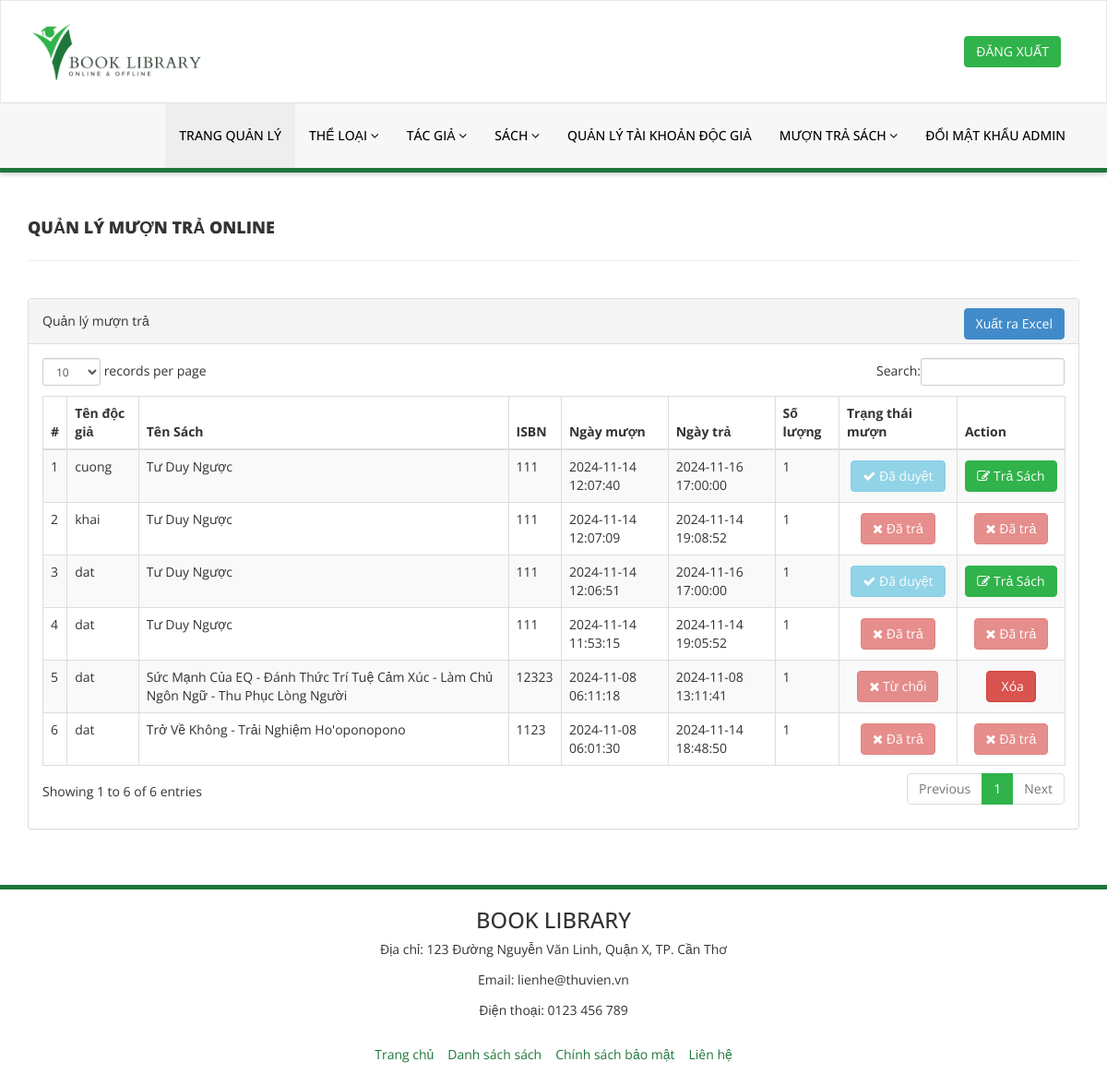
Before: /admin/manage-issued-books-online.php (signed in) with the older database file.
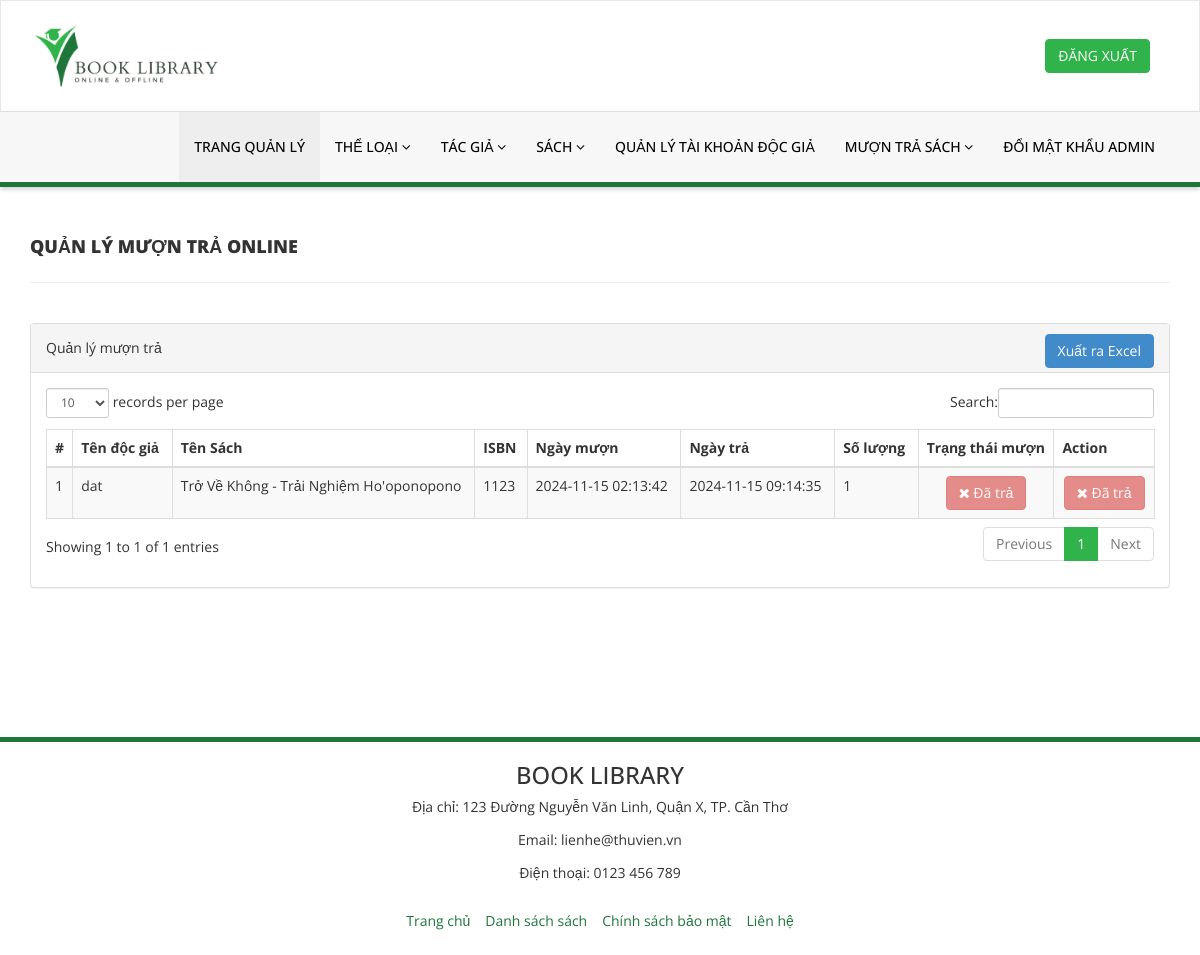
After: the same page with the newer database file.
### tables this page shows
CREATE TABLE `ctmuontra` (
  `id` int NOT NULL,
  `BookId` int NOT NULL,
  `ReaderId` int NOT NULL,
  `IssuesDate` timestamp NOT NULL DEFAULT CURRENT_TIMESTAMP,
  `ReturnDate` timestamp NULL DEFAULT NULL ON UPDATE CURRENT_TIMESTAMP,
  `QuantityBorrow` int NOT NULL,
  `Method` tinyint NOT NULL,
  `BorrowStatus` tinyint DEFAULT NULL
);

CREATE TABLE `docgia` (
  `id` int NOT NULL,
  `FullName` varchar(100) DEFAULT NULL,
  `EmailId` varchar(100) DEFAULT NULL,
  `MobileNumber` char(11) DEFAULT NULL,
  `Password` varchar(255) DEFAULT NULL,
  `Status` tinyint DEFAULT NULL,
  `RegDate` timestamp NULL DEFAULT CURRENT_TIMESTAMP,
  `UpdationDate` timestamp NULL DEFAULT NULL ON UPDATE CURRENT_TIMESTAMP
);

CREATE TABLE `sach` (
  `id` int NOT NULL,
  `BookName` varchar(255) DEFAULT NULL,
  `CatId` int DEFAULT NULL,
  `AuthorId` int DEFAULT NULL,
  `ISBNNumber` int DEFAULT NULL,
  `BookPrice` decimal(10,2) DEFAULT NULL,
  `RegDate` timestamp NULL DEFAULT CURRENT_TIMESTAMP,
  `updationDate` timestamp NULL DEFAULT CURRENT_TIMESTAMP ON UPDATE CURRENT_TIMESTAMP,
  `Image` varchar(255) DEFAULT NULL,
  `Quantity` int NOT NULL,
  `Stock` int NOT NULL,
  `Method` tinyint NOT NULL
);

### admin/manage-issued-books-online.php (the view, shortened to what this page needs)
<?php
include('includes/config.php');
if (strlen($_SESSION['alogin']) == 0) {
    header("location:../adminlogin.php");
    exit();
} else {
?>
    <!DOCTYPE html>
    <html xmlns="http://www.w3.org/1999/xhtml">
    <head>
        <link href="assets/css/bootstrap.css" rel="stylesheet" />
        <link href="assets/css/font-awesome.css" rel="stylesheet" />
        <link href="assets/js/dataTables/dataTables.bootstrap.css" rel="stylesheet" />
        <link href="assets/css/style.css" rel="stylesheet" />
    </head>
    <body>
        <?php include('includes/header.php'); ?>
        <div class="content-wrapper">
            <div class="container">
                <div class="row pad-botm">
                    <div class="col-md-12">
                        <h4 class="header-line">Quản lý mượn trả ONLINE</h4>
                    </div>
                    <div class="row">
                    </div>
                </div>
                <div class="row">
                    <div class="col-md-12">
                        <div class="panel panel-default">
                            <div class="panel-heading">
                                Quản lý mượn trả
                                <a style="margin-left: 10px; float: right;" href="export-online-borrow-return.php" class="btn btn-success">Xuất ra Excel</a>
                            </div>
                            <div class="panel-body">
                                <div class="table-responsive">
                                    <table class="table table-striped table-bordered table-hover" id="dataTables-example">
                                        <thead>
                                            <tr>
                                                <th>#</th>
                                                <th>Tên độc giả</th>
                                                <th>Tên Sách</th>
                                                <th>ISBN </th>
                                                <th>Ngày mượn</th>
                                                <th>Ngày trả</th>
                                                <th>Số lượng</th>
                                                <th>Trạng thái mượn</th>
                                                <th>Action</th>
                                            </tr>
                                        </thead>
                                        <tbody>
                                            <?php $sql = "SELECT docgia.FullName,ctmuontra.BorrowStatus, sach.BookName, sach.ISBNNumber,ctmuontra.QuantityBorrow,ctmuontra.Method, ctmuontra.IssuesDate, ctmuontra.ReturnDate, ctmuontra.id as rid
                                                FROM ctmuontra
                                                JOIN docgia ON docgia.id = ctmuontra.ReaderId
                                                JOIN sach ON sach.id = ctmuontra.BookId
                                                WHERE ctmuontra.Method = 1
                                                ORDER BY ctmuontra.id DESC";
                                            $query = $dbh->prepare($sql);
                                            $query->execute();
                                            $results = $query->fetchAll(PDO::FETCH_OBJ);
                                            $cnt = 1;
                                            if ($query->rowCount() > 0) {
                                                foreach ($results as $result) {              ?>
                                                    <tr class="odd gradeX">
                                                        <td class="center"><?php echo htmlentities($cnt); ?></td>
                                                        <td class="center"><?php echo htmlentities($result->FullName); ?></td>
                                                        <td class="center"><?php echo htmlentities($result->BookName); ?></td>
                                                        <td class="center"><?php echo htmlentities($result->ISBNNumber); ?></td>
                                                        <td class="center"><?php echo htmlentities($result->IssuesDate); ?></td>
                                                        <td class="center"><?php if ($result->ReturnDate == "") {
                                                                                echo htmlentities("Chưa trả");
                                                                            } else {
                                                                                echo htmlentities($result->ReturnDate);
                                                                            }
                                                                            ?></td>
                                                        <td class="center"><?php echo htmlentities($result->QuantityBorrow); ?></td>
                                                        <td class="center" style="vertical-align: middle;">
                                                            <div class=" btn-container" style="display: flex; justify-content: center; align-items: center; gap: 3px;">
                                                                <?php if ($result->BorrowStatus == '0') { ?>
                                                                    <a href="manage-issued-books-online.php?approve_id=<?php echo htmlentities($result->rid); ?>">
                                                                        <button class="btn btn-success"><i class="fa fa-check "></i> Duyệt</button>
                                                                    </a>
                                                                    <a href="manage-issued-books-online.php?reject_id=<?php echo htmlentities($result->rid); ?>">
                                                                        <button class="btn btn-warning"><i class="fa fa-times "></i> Từ chối</button>
                                                                    </a>
                                                                <?php } elseif ($result->BorrowStatus == '1') { ?>
                                                                    <button class="btn btn-info" disabled><i class="fa fa-check "></i> Đã duyệt</button>
                                                                <?php } elseif ($result->BorrowStatus == '2') { ?>
                                                                    <button class="btn btn-danger" disabled><i class="fa fa-times "></i> Đã trả</button>
                                                                <?php } else { ?>
                                                                    <button class="btn btn-danger" disabled><i class="fa fa-times "></i> Từ chối</button>
                                                                <?php } ?>
                                                            </div>
                                                        </td>
                                                        <td class="center" style="vertical-align: middle;">
                                                            <div class=" btn-container" style="display: flex; justify-content: center; align-items: center; gap: 3px;">
                                                                <?php if ($result->BorrowStatus == '0') { ?>
                                                                    <button class="btn btn-secondary" disabled></button>
                                                                <?php } elseif ($result->BorrowStatus == '1') { ?>
                                                                    <a href="manage-issued-books-online.php?rid=<?php echo htmlentities($result->rid); ?>">
                                                                        <button class="btn btn-primary"><i class="fa fa-edit "></i> Trả Sách</button>
                                                                    </a>
                                                                <?php } elseif ($result->BorrowStatus == '2') { ?>
                                                                    <button class="btn btn-danger" disabled><i class="fa fa-times "></i> Đã trả</button>
                                                                <?php } elseif ($result->BorrowStatus === NULL) { ?>
                                                                    <a href="manage-issued-books-online.php?del=<?php echo htmlentities($result->rid); ?>">
                                                                        <button class="btn btn-danger"><i class="fa fa-trash "></i> Xóa</button>
                                                                    </a>
                                                                <?php } ?>
                                                            </div>
                                                        </td>
                                                    </tr>
                                            <?php $cnt = $cnt + 1;
                                                }
                                            } ?>
                                        </tbody>
                                    </table>
                                </div>
                            </div>
                        </div>
                    </div>
                </div>
            </div>
        </div>
        <?php include('includes/footer.php'); ?>
    </body>
    </html>
<?php } ?>

### admin/includes/header.php (shortened to what this page needs)
<div class="navbar navbar-inverse set-radius-zero">
<div class="container" style="display: flex; align-items: center; justify-content: space-between;">
        <div class="navbar-header">
            <a class="navbar-brand">
                <img src="assets/img/logo.png" />
            </a>
        </div>
        <div class="right-div">
            <a href="logout.php" class="btn btn-primary">ĐĂNG XUẤT</a>
        </div>
    </div>
</div>
<section class="menu-section">
    <div class="container">
        <div class="row ">
            <div class="col-md-12">
                <div class="navbar-collapse collapse ">
                    <ul id="menu-top" class="nav navbar-nav navbar-right">
                        <li><a href="dashboard.php" class="menu-top-active">Trang quản lý</a></li>
                        <li>
                            <a href="#" class="dropdown-toggle" id="ddlmenuItem" data-toggle="dropdown"> Thể loại <i class="fa fa-angle-down"></i></a>
                        </li>
                        <li>
                            <a href="#" class="dropdown-toggle" id="ddlmenuItem" data-toggle="dropdown"> tác giả <i class="fa fa-angle-down"></i></a>
                        </li>
                        <li>
                            <a href="#" class="dropdown-toggle" id="ddlmenuItem" data-toggle="dropdown"> sách <i class="fa fa-angle-down"></i></a>
                        </li>
                        <li><a href="reg-students.php">Quản lý tài khoản độc giả</a></li>
                        <li>
                            <a href="#" class="dropdown-toggle" id="ddlmenuItem" data-toggle="dropdown"> mượn trả sách <i class="fa fa-angle-down"></i></a>
                        </li>
                        <li><a href="change-password.php">đổi mật khẩu admin</a></li>
                    </ul>
                </div>
            </div>
        </div>
    </div>
</section>

### admin/includes/footer.php
<footer>
    <div class="footer-container">
        <div class="footer-info">
            <h5>BOOK LIBRARY</h5>
            <p>Địa chỉ: 123 Đường Nguyễn Văn Linh, Quận X, TP. Cần Thơ</p>
            <p>Email: lienhe@thuvien.vn</p>
            <p>Điện thoại: 0123 456 789</p>
        </div>
        <div class="footer-links" style="color: #1f763b">
            <a href="#">Trang chủ</a>
            <a href="#">Danh sách sách</a>
            <a href="#">Chính sách bảo mật</a>
            <a href="#">Liên hệ</a>
        </div>
    </div>
</footer>

### admin/assets/css/style.css (style rules this page uses)
.set-radius-zero { border-radius:0px; -moz-border-radius:0px; -webkit-border-radius:0px; }
.content-wrapper { margin: 40px 0; min-height: 470px; }
.header-line { font-weight:900; padding-bottom:25px; border-bottom:1px solid #eeeeee; text-transform:uppercase; }
.pad-botm { padding-bottom:30px; }
.menu-section { position: -webkit-sticky; position: sticky; top: 0; z-index: 1000; background-color: white; box-shadow: 0 2px 5px rgba(0, 0, 0, 0.2); }
.navbar-header { padding: 0 20px; flex: 1; }
.right-div { width: auto; padding: 0 20px; display: flex; justify-content: flex-end; }
#menu-top a { color: #000; text-decoration: none; font-weight: 500; padding: 25px 15px 25px 15px; text-transform: uppercase; }
.menu-section { background-color: #f7f7f7; border-bottom: 5px solid #1f763b; width: 100%; }
.menu-top-active { background-color: #eeeeee; }
.navbar-inverse { position: relative; background-color: #fff; border-color: rgba(155, 153, 153, 0.23); }
.navbar { min-height: 90px; margin-bottom: 0px; }
footer { padding: 20px 0; text-align: center; border-top: 5px solid #1f763b; }
.footer-container { display: flex; flex-direction: column; align-items: center; gap: 15px; }
.footer-info h5 { margin: 0; font-size: 1.7em; }
.footer-info p { margin: 5px 0; }
.footer-links { display: flex; gap: 15px; }
.footer-links a { text-decoration: none; transition: color 0.3s; }
.footer-links a { color: #1f763b; text-decoration: none; }

Changed rows visible on the page:
removed ctmuontra: ReaderId.FullName "cuong", BookId.BookName "Tư Duy Ngược", BookId.ISBNNumber "111", IssuesDate "2024-11-14 12:07:40", ReturnDate "2024-11-16 17:00:00", QuantityBorrow "1", BorrowStatus 1 (drawn)
removed ctmuontra: ReaderId.FullName "khai", BookId.BookName "Tư Duy Ngược", BookId.ISBNNumber "111", IssuesDate "2024-11-14 12:07:09", ReturnDate "2024-11-14 19:08:52", QuantityBorrow "1", BorrowStatus 2 (drawn)
removed ctmuontra: ReaderId.FullName "dat", BookId.BookName "Tư Duy Ngược", BookId.ISBNNumber "111", IssuesDate "2024-11-14 12:06:51", ReturnDate "2024-11-16 17:00:00", QuantityBorrow "1", BorrowStatus 1 (drawn)
removed ctmuontra: ReaderId.FullName "dat", BookId.BookName "Tư Duy Ngược", BookId.ISBNNumber "111", IssuesDate "2024-11-14 11:53:15", ReturnDate "2024-11-14 19:05:52", QuantityBorrow "1", BorrowStatus 2 (drawn)
removed ctmuontra: ReaderId.FullName "dat", BookId.BookName "Sức Mạnh Của EQ - Đánh Thức Trí Tuệ Cảm Xúc - Làm Chủ Ngôn Ngữ - Thu Phục Lòng Người", BookId.ISBNNumber "12323", IssuesDate "2024-11-08 06:11:18", ReturnDate "2024-11-08 13:11:41", QuantityBorrow "1", shows "Từ chối"
removed ctmuontra: ReaderId.FullName "dat", BookId.BookName "Trở Về Không - Trải Nghiệm Ho'oponopono", BookId.ISBNNumber "1123", IssuesDate "2024-11-08 06:01:30", ReturnDate "2024-11-14 18:48:50", QuantityBorrow "1", BorrowStatus 2 (drawn)
added ctmuontra: ReaderId.FullName "dat", BookId.BookName "Trở Về Không - Trải Nghiệm Ho'oponopono", BookId.ISBNNumber "1123", IssuesDate "2024-11-15 02:13:42", ReturnDate "2024-11-15 09:14:35", QuantityBorrow "1", BorrowStatus 2 (drawn)
Other visible differences:
text written by a page script: "records per page Search: Showing 1 to 6 of 6 entries Previous 1 Next" → "records per page Search: Showing 1 to 1 of 1 entries Previous 1 Next"
